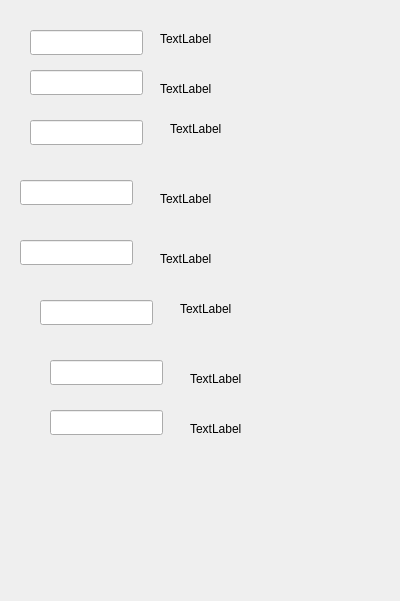
<?xml version="1.0" encoding="UTF-8"?>
<ui version="4.0">
 <class>Dialog_3</class>
 <widget class="QDialog" name="Dialog_3">
  <property name="geometry">
   <rect>
    <x>0</x>
    <y>0</y>
    <width>400</width>
    <height>601</height>
   </rect>
  </property>
  <property name="windowTitle">
   <string>Dialog</string>
  </property>
  <widget class="QLineEdit" name="lineEdit">
   <property name="geometry">
    <rect>
     <x>30</x>
     <y>30</y>
     <width>113</width>
     <height>25</height>
    </rect>
   </property>
  </widget>
  <widget class="QLineEdit" name="lineEdit_2">
   <property name="geometry">
    <rect>
     <x>30</x>
     <y>70</y>
     <width>113</width>
     <height>25</height>
    </rect>
   </property>
  </widget>
  <widget class="QLineEdit" name="lineEdit_3">
   <property name="geometry">
    <rect>
     <x>30</x>
     <y>120</y>
     <width>113</width>
     <height>25</height>
    </rect>
   </property>
  </widget>
  <widget class="QLineEdit" name="lineEdit_4">
   <property name="geometry">
    <rect>
     <x>20</x>
     <y>180</y>
     <width>113</width>
     <height>25</height>
    </rect>
   </property>
  </widget>
  <widget class="QLineEdit" name="lineEdit_5">
   <property name="geometry">
    <rect>
     <x>20</x>
     <y>240</y>
     <width>113</width>
     <height>25</height>
    </rect>
   </property>
  </widget>
  <widget class="QLineEdit" name="lineEdit_6">
   <property name="geometry">
    <rect>
     <x>40</x>
     <y>300</y>
     <width>113</width>
     <height>25</height>
    </rect>
   </property>
  </widget>
  <widget class="QLineEdit" name="lineEdit_7">
   <property name="geometry">
    <rect>
     <x>50</x>
     <y>360</y>
     <width>113</width>
     <height>25</height>
    </rect>
   </property>
  </widget>
  <widget class="QLineEdit" name="lineEdit_8">
   <property name="geometry">
    <rect>
     <x>50</x>
     <y>410</y>
     <width>113</width>
     <height>25</height>
    </rect>
   </property>
  </widget>
  <widget class="QLabel" name="label">
   <property name="geometry">
    <rect>
     <x>160</x>
     <y>30</y>
     <width>67</width>
     <height>17</height>
    </rect>
   </property>
   <property name="text">
    <string>TextLabel</string>
   </property>
  </widget>
  <widget class="QLabel" name="label_2">
   <property name="geometry">
    <rect>
     <x>160</x>
     <y>80</y>
     <width>67</width>
     <height>17</height>
    </rect>
   </property>
   <property name="text">
    <string>TextLabel</string>
   </property>
  </widget>
  <widget class="QLabel" name="label_3">
   <property name="geometry">
    <rect>
     <x>170</x>
     <y>120</y>
     <width>67</width>
     <height>17</height>
    </rect>
   </property>
   <property name="text">
    <string>TextLabel</string>
   </property>
  </widget>
  <widget class="QLabel" name="label_4">
   <property name="geometry">
    <rect>
     <x>160</x>
     <y>190</y>
     <width>67</width>
     <height>17</height>
    </rect>
   </property>
   <property name="text">
    <string>TextLabel</string>
   </property>
  </widget>
  <widget class="QLabel" name="label_5">
   <property name="geometry">
    <rect>
     <x>160</x>
     <y>250</y>
     <width>67</width>
     <height>17</height>
    </rect>
   </property>
   <property name="text">
    <string>TextLabel</string>
   </property>
  </widget>
  <widget class="QLabel" name="label_6">
   <property name="geometry">
    <rect>
     <x>180</x>
     <y>300</y>
     <width>67</width>
     <height>17</height>
    </rect>
   </property>
   <property name="text">
    <string>TextLabel</string>
   </property>
  </widget>
  <widget class="QLabel" name="label_7">
   <property name="geometry">
    <rect>
     <x>190</x>
     <y>370</y>
     <width>67</width>
     <height>17</height>
    </rect>
   </property>
   <property name="text">
    <string>TextLabel</string>
   </property>
  </widget>
  <widget class="QLabel" name="label_8">
   <property name="geometry">
    <rect>
     <x>190</x>
     <y>420</y>
     <width>67</width>
     <height>17</height>
    </rect>
   </property>
   <property name="text">
    <string>TextLabel</string>
   </property>
  </widget>
 </widget>
 <resources/>
 <connections/>
</ui>
